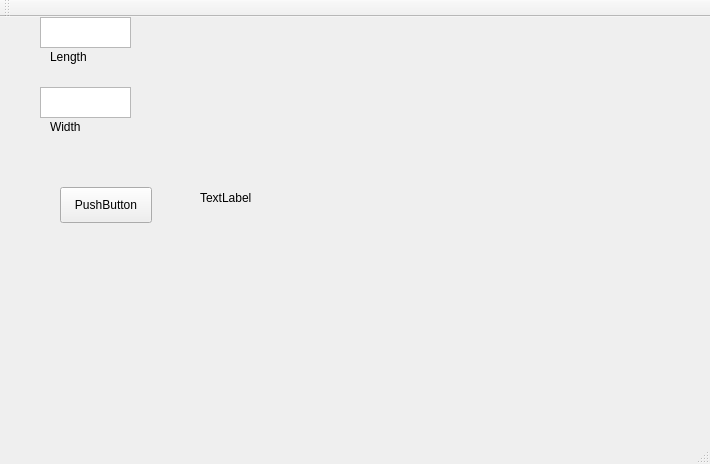
<?xml version="1.0" encoding="UTF-8"?>
<ui version="4.0">
 <class>MainWindow</class>
 <widget class="QMainWindow" name="MainWindow">
  <property name="geometry">
   <rect>
    <x>0</x>
    <y>0</y>
    <width>710</width>
    <height>464</height>
   </rect>
  </property>
  <property name="windowTitle">
   <string>MainWindow</string>
  </property>
  <widget class="QWidget" name="centralWidget">
   <widget class="QLabel" name="label_2">
    <property name="geometry">
     <rect>
      <x>50</x>
      <y>30</y>
      <width>63</width>
      <height>20</height>
     </rect>
    </property>
    <property name="text">
     <string>Length</string>
    </property>
   </widget>
   <widget class="QLabel" name="label_3">
    <property name="geometry">
     <rect>
      <x>50</x>
      <y>100</y>
      <width>63</width>
      <height>20</height>
     </rect>
    </property>
    <property name="text">
     <string>Width</string>
    </property>
   </widget>
   <widget class="QTextEdit" name="textEdit">
    <property name="geometry">
     <rect>
      <x>40</x>
      <y>0</y>
      <width>91</width>
      <height>31</height>
     </rect>
    </property>
   </widget>
   <widget class="QTextEdit" name="textEdit_2">
    <property name="geometry">
     <rect>
      <x>40</x>
      <y>70</y>
      <width>91</width>
      <height>31</height>
     </rect>
    </property>
   </widget>
   <widget class="QPushButton" name="pushButton">
    <property name="geometry">
     <rect>
      <x>60</x>
      <y>170</y>
      <width>92</width>
      <height>36</height>
     </rect>
    </property>
    <property name="text">
     <string>PushButton</string>
    </property>
   </widget>
   <widget class="QLabel" name="label">
    <property name="geometry">
     <rect>
      <x>200</x>
      <y>10</y>
      <width>411</width>
      <height>341</height>
     </rect>
    </property>
    <property name="text">
     <string>TextLabel</string>
    </property>
   </widget>
  </widget>
  <widget class="QMenuBar" name="menuBar">
   <property name="geometry">
    <rect>
     <x>0</x>
     <y>0</y>
     <width>710</width>
     <height>28</height>
    </rect>
   </property>
  </widget>
  <widget class="QToolBar" name="mainToolBar">
   <attribute name="toolBarArea">
    <enum>TopToolBarArea</enum>
   </attribute>
   <attribute name="toolBarBreak">
    <bool>false</bool>
   </attribute>
  </widget>
  <widget class="QStatusBar" name="statusBar"/>
 </widget>
 <layoutdefault spacing="6" margin="11"/>
 <resources/>
 <connections/>
</ui>
